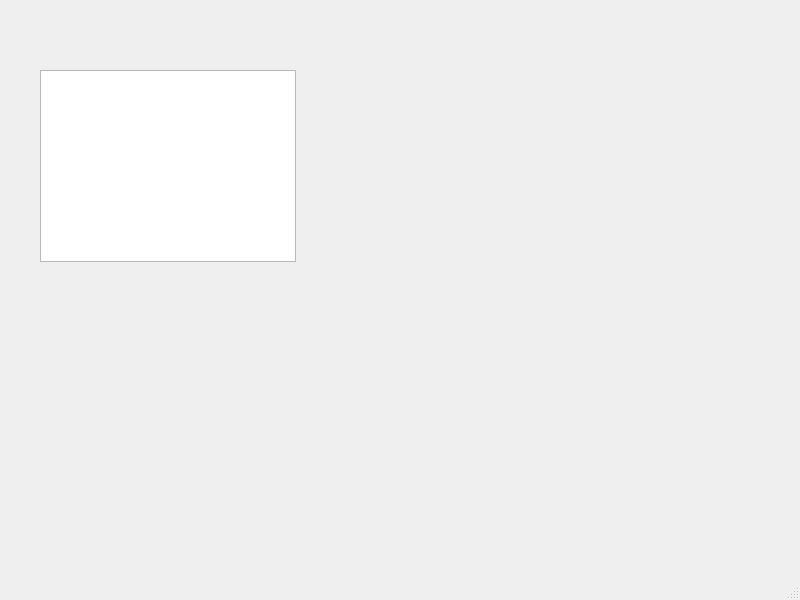
<?xml version="1.0" encoding="UTF-8"?>
<ui version="4.0">
 <class>MainWindow</class>
 <widget class="QMainWindow" name="MainWindow">
  <property name="geometry">
   <rect>
    <x>0</x>
    <y>0</y>
    <width>800</width>
    <height>600</height>
   </rect>
  </property>
  <property name="windowTitle">
   <string>MainWindow</string>
  </property>
  <widget class="QWidget" name="centralwidget">
   <widget class="QTableWidget" name="tableWidget">
    <property name="geometry">
     <rect>
      <x>40</x>
      <y>70</y>
      <width>256</width>
      <height>192</height>
     </rect>
    </property>
   </widget>
  </widget>
  <widget class="QMenuBar" name="menubar">
   <property name="geometry">
    <rect>
     <x>0</x>
     <y>0</y>
     <width>800</width>
     <height>18</height>
    </rect>
   </property>
  </widget>
  <widget class="QStatusBar" name="statusbar"/>
 </widget>
 <resources/>
 <connections/>
</ui>
